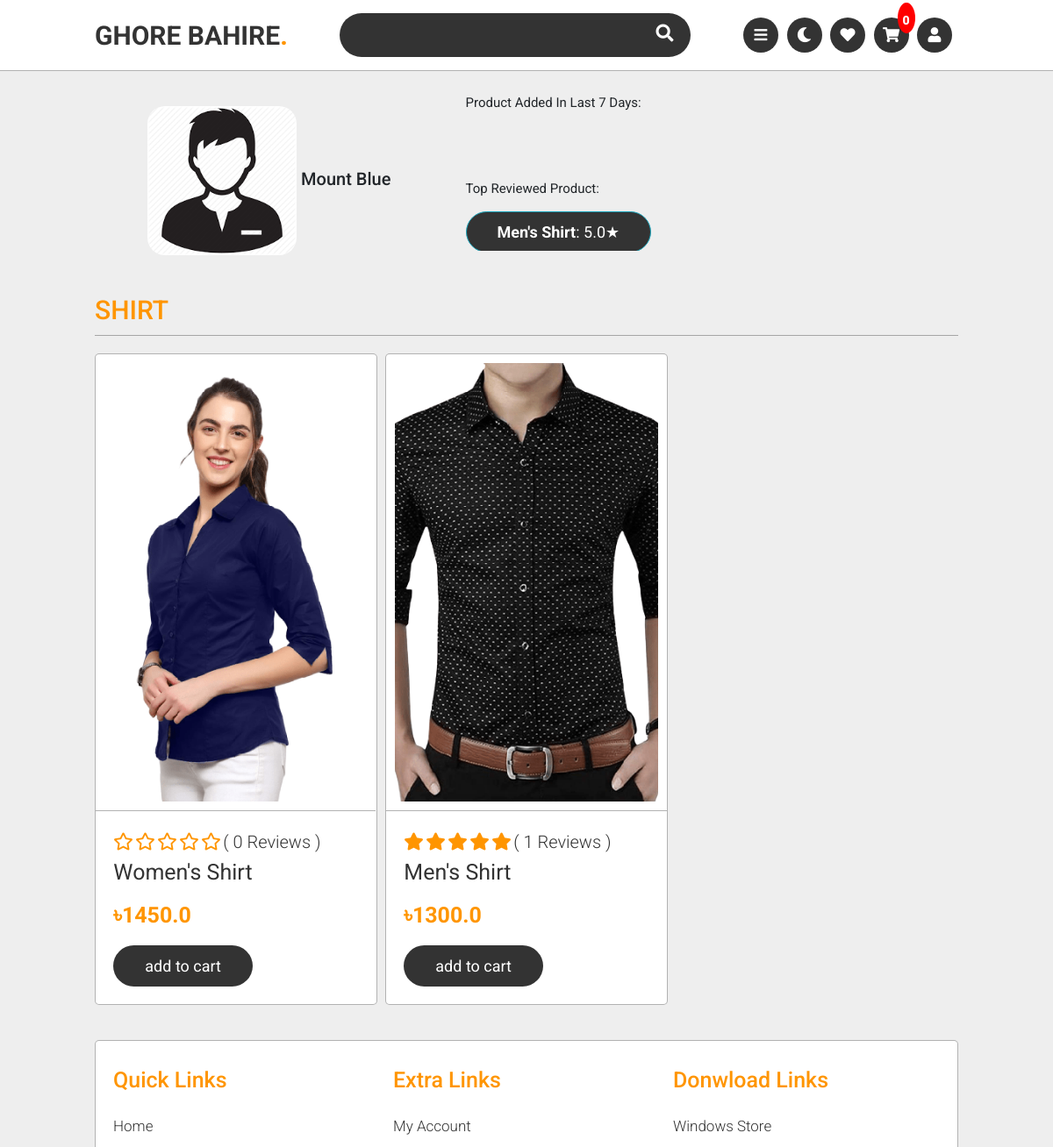
The page /view_shop/1/ (upper part) on the database as committed earlier.
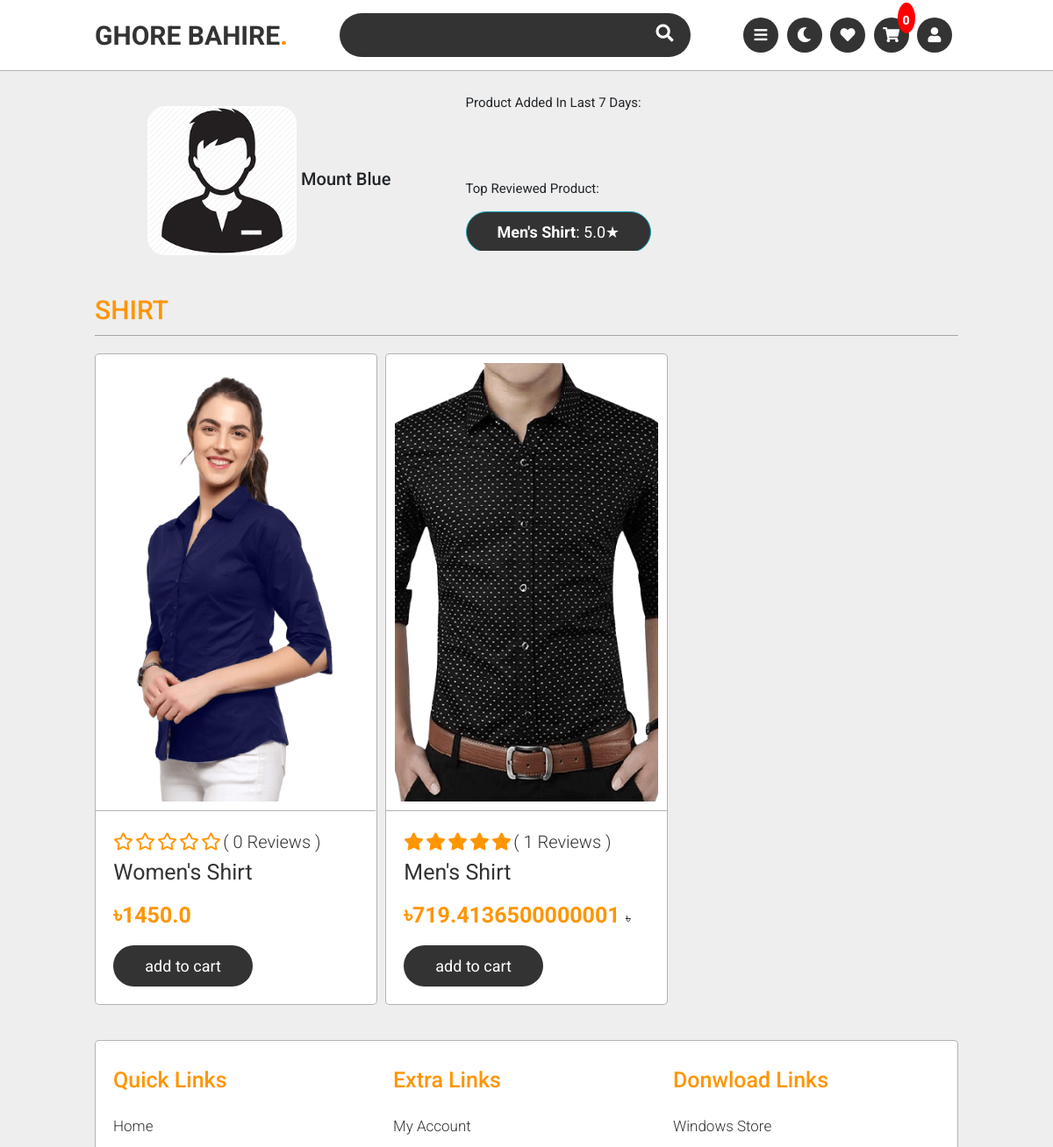
The same page on the database as committed later.
### store/models.py (models this page shows, shortened)
class Product(models.Model):
    FOR = (
        ('woman','Woman'),
        ('man', 'Man')
    )
    shopowner = models.ForeignKey(ShopOwner, null=True, on_delete= models.CASCADE)
    name = models.CharField(max_length=200,blank = True, null=True)
    price = models.FloatField(default=0,null=True)
    category = models.ManyToManyField(Category)
    description = models.CharField(max_length=2000, null=True,blank=True)
    date_created = models.DateTimeField(auto_now_add=True, null=True)
    quantity = models.CharField(max_length=100,blank = True, null=True)
    digital = models.BooleanField(default=False, null=True, blank=False)
    color = models.ManyToManyField(Color)
    size = models.ManyToManyField(Size)
    stock = models.IntegerField(default=0, null = True,blank = True)
    discount = models.IntegerField(default=0, null = True,blank = True)
    discount_amount = models.FloatField(default=0, null = True,blank = True)
    rate = models.FloatField(default=0, null = True,blank = True)
    featured = models.BooleanField(default=False,blank=True,null=True)
    c_for = models.CharField(max_length=200,blank=True, null=True,choices=FOR)

class Category(models.Model):
    name = models.CharField(max_length=200, null=True)

class ProductImages(models.Model):
    product =  models.ForeignKey(Product, null=True, on_delete= models.CASCADE)
    img = models.ImageField(default="product-pic.jpg",null = True,blank = True)

### store/views.py (the view)
# urls.py: path('view_shop/<str:pk>/',views.view_shops,name="view_shop"),
def view_shops(request,pk):
    if request.user.is_authenticated:
        customer = request.user.customer
        order, created = Order.objects.get_or_create(customer=customer, complete=False)
        cartItems = order.get_cart_items
    else:
        cookieData = cookieCart(request)
        cartItems = cookieData['cartItems']
    shop = ShopOwner.objects.get(id=pk)
    products = Product.objects.filter(shopowner=shop)
    product_week = products.filter(date_created__gt=(datetime.datetime.now()- timedelta(days=7))).order_by('-date_created')
    top_reviewed = products.order_by('-rate')
    categorys = Category.objects.all()
    for i in categorys:
        i.products = products.filter(category = i)
        for j in i.products:
            i.products.c_for = j.c_for
            j.images = ProductImages.objects.filter(product = j)[:1]
            j.total_review = Review.objects.filter(product = j).count()
    context = {
        'shop':shop,
        'i.products.c_for':i.products.c_for,
        'categorys':categorys,
        'i.products':i.products,
        'j.images':j.images,
        'j.total_review':j.total_review,
        'top_reviewed':top_reviewed,
        'product_week':product_week,
        'cartItems':cartItems
        }
    return render(request,'store/view_shop.html',context)

### store/utils.py (called while the page is built, shortened)
def cookieCart(request):
    try:
        cart = json.loads(request.COOKIES['cart'])
    except:
        cart = {}
    items = []
    order = {'get_cart_total':0, 'get_cart_items':0,'shipping':False}
    cartItems = order['get_cart_items']
    return {"cartItems":cartItems,"order":order,"items":items}

### store/templates/store/view_shop.html (shortened to what this page needs)
{% extends 'main.html' %}
{% block main %}
<br>
<section>
    <div class="row">
        <div class="col-md-5 shop-details" >
            <img src="{{shop.profile_pic.url}}" >
            <h6> {{shop.user.first_name}} {{shop.user.last_name}}</h6>
        </div>
        <div class="col-md-7">
          <p>Product added in last 7 days: </p>
          <div class="product_week" style="height: 50px; overflow: auto;">
          </div><br>
          <p>Top Reviewed Product: </p>
          <div class="top_reviewed" style="height: 50px; overflow: auto;">
            {% for i in top_reviewed %}
            {% if i.rate >= 3 %}
            <a href="{% url 'store:product_view' i.id %}" class="btn btn-outline-info" style="margin-top: 5px;"><strong>{{i.name}}</strong>: {{i.rate|floatformat:1}}&#9733;</a>
            {% endif %}
            {% endfor %}
          </div>
        </div>
    </div>
</section>
<section class="products" id="products">
    {% for i in categorys %}
    {% if i.products %}
    <h1 class="heading">  <span> {{i.name}}</span> </h1>
<div class="swiper-container product-slider gap">
    <div class="swiper-wrapper" id="live-filter">
        {% for j in i.products %}
        <div class="swiper-slide">
            <div class="slide">
                <div class="image">
                    {% for k in j.images %}
                        <img src="{{ k.img.url }}" alt="">
                    {% endfor %}
                </div>
                <div class="content">
                    <div class="stars">
                        {% if j.rate <= 0 %}
                        <i class="far fa-star"></i>
                        <i class="far fa-star"></i>
                        <i class="far fa-star"></i>
                        <i class="far fa-star"></i>
                        <i class="far fa-star"></i>
                        {% elif j.rate <= 1 %}
                        <i class="fas fa-star"></i>
                        <i class="far fa-star"></i>
                        <i class="far fa-star"></i>
                        <i class="far fa-star"></i>
                        <i class="far fa-star"></i>
                        {% elif j.rate <= 2 %}
                        <i class="fas fa-star"></i>
                        <i class="fas fa-star"></i>
                        <i class="far fa-star"></i>
                        <i class="far fa-star"></i>
                        <i class="far fa-star"></i>
                        {% elif j.rate <= 3 %}
                        <i class="fas fa-star"></i>
                        <i class="fas fa-star"></i>
                        <i class="fas fa-star"></i>
                        <i class="far fa-star"></i>
                        <i class="far fa-star"></i>
                        {% elif j.rate <= 4 %}
                        <i class="fas fa-star"></i>
                        <i class="fas fa-star"></i>
                        <i class="fas fa-star"></i>
                        <i class="fas fa-star"></i>
                        <i class="far fa-star"></i>
                        {% else %}
                        <i class="fas fa-star"></i>
                        <i class="fas fa-star"></i>
                        <i class="fas fa-star"></i>
                        <i class="fas fa-star"></i>
                        <i class="fas fa-star"></i>
                        {% endif %}
                        <span>( {{j.total_review}} reviews  )</span>
                    </div>
                    <h3>{{j.name}}</h3>
                    <div class="price">&#2547;{{j.price}} {% if j.discount > 0 %} <span>&#2547;{{ j.demo_price }}</span> {% endif %} </div>
                    <button data-product={{j.id}} data-action="add" class="btn update-cart">add to cart</button>
                </div>
            </div>
        </div>
        {% endfor %}
    </div>
</div>
{% endif %}
{% endfor %}
</section>
{% endblock %}

Rows that differ between the two databases and show on the page:
changed Product "Men's Shirt": price "1300.0" → "719.4136500000001"; now shows "৳"
